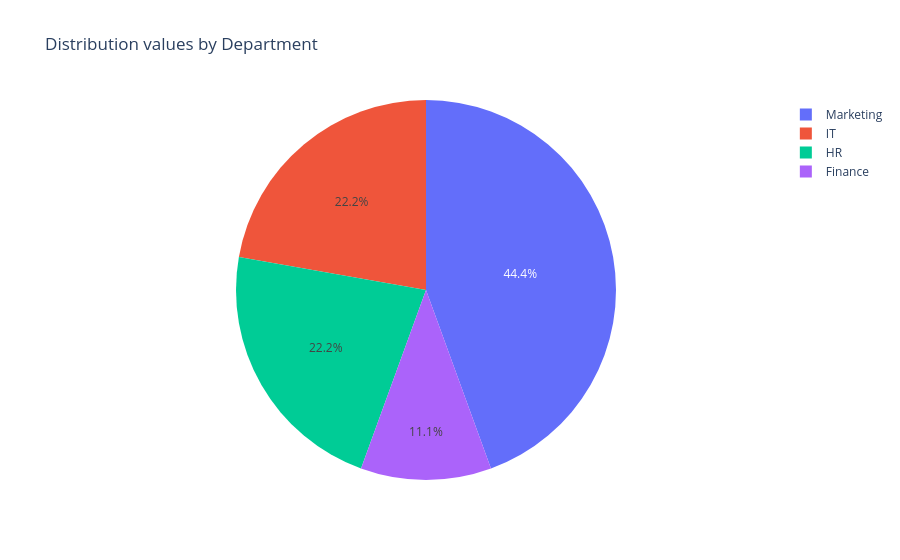

Notebook code cell kept with this figure:
### Markdown cell above
## Using plotly

### Code cell
# Distribution value for department using pie chart
dept_count = new_df["Department"].value_counts()
fig = px.pie(
    values=dept_count.values,
    names = dept_count.index,
    title = "Distribution values by Department"
)

fig.show()

### Figure 1 — Plotly figure (JSON) as saved in the notebook; plotly's stock layout.template omitted (floating-point values rounded to 4 significant figures)
{"data": [{"domain": {"x": [0, 1], "y": [0, 1]}, "hovertemplate": "label=%{label}<br>value=%{value}<extra></extra>", "labels": ["Marketing", "IT", "HR", "Finance"], "legendgroup": "", "name": "", "showlegend": true, "type": "pie", "values": [4, 2, 2, 1]}], "layout": {"legend": {"tracegroupgap": 0}, "title": {"text": "Distribution values by Department"}}}
